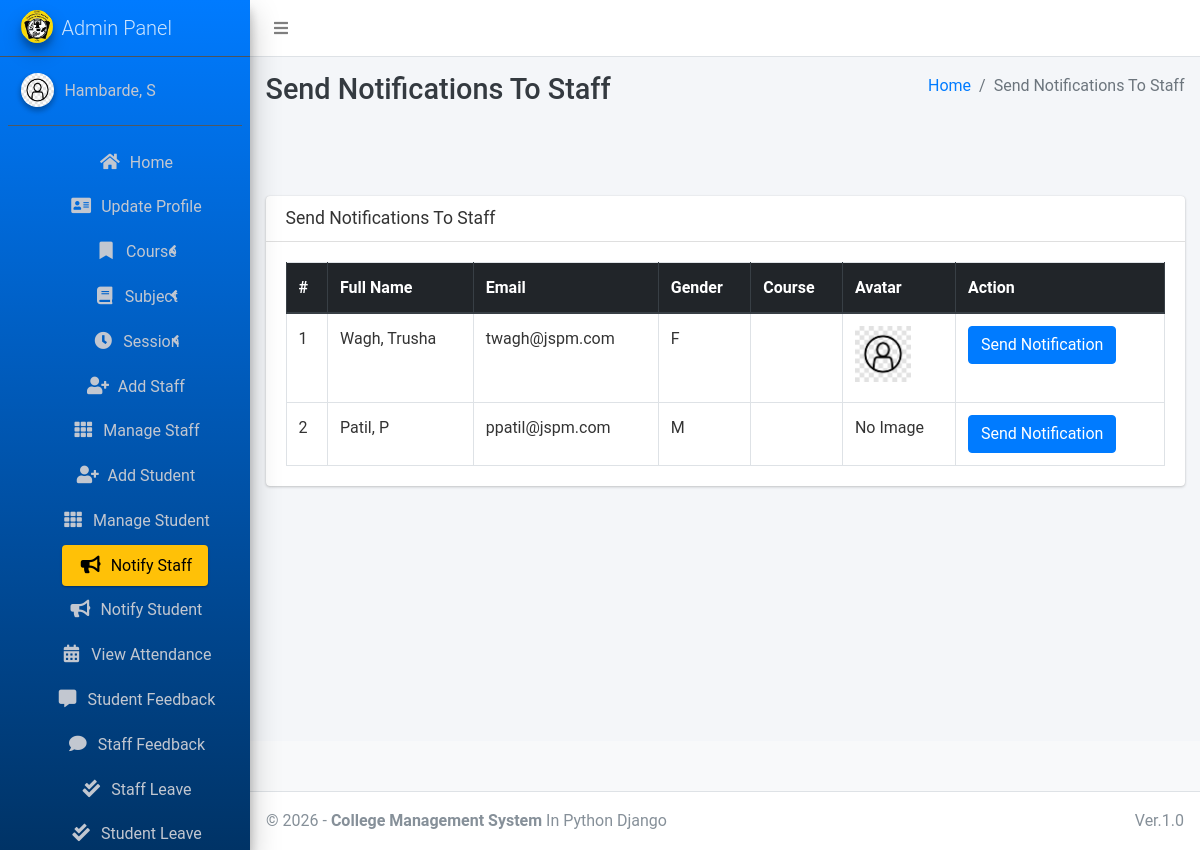
The page /admin_notify_staff (signed in) on the database its author committed.
### main_app/models.py (models this page shows)
class CustomUser(AbstractUser):
    USER_TYPE = (("1", "HOD"), ("2", "Staff"), ("3", "Student"))
    GENDER = [("M", "Male"), ("F", "Female")]
    username = None  # Removed username, using email instead
    email = models.EmailField(unique=True)
    user_type = models.CharField(default="1", choices=USER_TYPE, max_length=1)
    gender = models.CharField(max_length=1, choices=GENDER)
    profile_pic = models.ImageField()
    address = models.TextField()
    fcm_token = models.TextField(default="")  # For firebase notifications
    created_at = models.DateTimeField(auto_now_add=True)
    updated_at = models.DateTimeField(auto_now=True)
    USERNAME_FIELD = "email"
    REQUIRED_FIELDS = []
    objects = CustomUserManager()
    def __str__(self):
        return self.last_name + ", " + self.first_name

### main_app/hod_views.py (the view)
# urls.py: path("admin_notify_staff", hod_views.admin_notify_staff,
def admin_notify_staff(request):
    staff = CustomUser.objects.filter(user_type='2')
    context = {
        'page_title': "Send Notifications To Staff",
        'allStaff': staff
    }
    return render(request, "hod_template/staff_notification.html", context)

### main_app/templates/hod_template/staff_notification.html (shortened to what this page needs)
{% extends 'main_app/base.html' %}
{% load static %}
{% block page_title %}{{page_title}}{% endblock page_title %}
{% block content %}
<section class="content">
    <div class="container-fluid">
        <div class="row">
            <div class="col-md-12">
                <div class="card">
                    <div class="card-header">
                        <h3 class="card-title">{{page_title}}</h3>
                    </div>
                    <div class="card-body">
                        <table id="example2" class="table table-bordered table-hover">
                            <thead class="thead-dark">
                                <tr>
                                    <th>#</th>
                                    <th>Full Name</th>
                                    <th>Email</th>
                                    <th>Gender</th>
                                    <th>Course</th>
                                    <th>Avatar</th>
                                    <th>Action</th>
                                </tr>
                            </thead>
                            <tbody>
                                {% for staff in allStaff %}
                                <tr>
                                    <td>{{ forloop.counter }}</td>
                                    <td>{{staff.last_name}}, {{staff.first_name}}</td>
                                    <td>{{staff.email}}</td>
                                    <td>{{staff.gender}}</td>
                                    <td>{{staff.staff.course.name}}</td>
                                    <td>
                                        {% if staff.profile_pic == ""  %}
                                        No Image
                                        {% else %}
                                        <img class="img img-fluid mb-2" height="56" width="56"
                                            src="{{staff.profile_pic}}" alt="">
                                        {% endif %}
                                    </td>
                                    <td><button data-toggle = "modal" data-target = "#myModal"class="btn btn-primary show_notification" value="{{staff.id}}">Send Notification</button>
                                    </td>
                                </tr>
                                {% endfor %}
                            </tbody>
                        </table>
                    </div>
                </div>
            </div>
        </div>
    </div>
</section>
{% endblock content %}

### main_app/templates/main_app/sidebar_template.html (shortened to what this page needs)
{% load static %}
<aside class="main-sidebar sidebar-dark-info elevation-4">
    {% if request.user.user_type == '1' %}
    <a href="{% url 'admin_home' %}" class="brand-link">
        <img src="{% static 'main_app/images/JSCOE_logo.png' %} " alt="JSCOE Logo"
            class="brand-image img-circle elevation-3" >
        <span class="brand-text font-weight-light">Admin Panel</span>
    </a>
    <div class="sidebar">
        <div class="user-panel mt-3 pb-3 mb-3 d-flex">
            <div class="image">
                <img src="{{ request.user.profile_pic}}" class="img-circle elevation-2" alt="User Image">
            </div>
            <div class="info">
                <a href="#" class="d-block">{{user}}</a>
            </div>
        </div>
        <nav class="mt-2">
            <ul class="nav nav-pills nav-sidebar flex-column" data-widget="treeview" role="menu" data-accordion="false">
                <li class="nav-item">
                    {% url 'admin_home' as admin_home %}
                    <a href="{{admin_home}}" class="nav-link {% if admin_home == request.path %} active {% endif %}">
                        <i class="nav-icon fas fa-home"></i>
                        <p>
                            Home
                        </p>
                    </a>
                </li>
                <li class="nav-item">
                    {% url 'admin_view_profile' as admin_view_profile %}
                    <a href="{{admin_view_profile}}"
                        class="nav-link {% if admin_view_profile == request.path %} active {% endif %}">
                        <i class="nav-icon fas fa-address-card"></i>
                        <p>
                            Update Profile
                        </p>
                    </a>
                </li>
                <li class="nav-item has-treeview">
                    <a href="#" class="nav-link">
                        <i class="nav-icon fas fa-bookmark"></i>
                        <p>
                            Course
                            <i class="fas fa-angle-left right"></i>
                        </p>
                    </a>
                </li>
                <li class="nav-item has-treeview">
                    <a href="#" class="nav-link">
                        <i class="nav-icon fas fa-book"></i>
                        <p>
                            Subject
                            <i class="fas fa-angle-left right"></i>
                        </p>
                    </a>
                </li>
                <li class="nav-item has-treeview">
                    <a href="#" class="nav-link">
                        <i class="nav-icon fas fa-clock"></i>
                        <p>
                            Session
                            <i class="fas fa-angle-left right"></i>
                        </p>
                    </a>
                </li>
                <li class="nav-item">
                    {% url 'add_staff' as add_staff %}
                    <a href="{{add_staff}}" class="nav-link {% if add_staff == request.path %} active {% endif %}">
                        <i class="nav-icon fas fa-user-plus"></i>
                        <p>
                            Add Staff
                        </p>
                    </a>
                </li>
                <li class="nav-item">
                    {% url 'manage_staff' as manage_staff %}
                    {% url 'edit_staff' staff_id as edit_staff %}
                    <a href="{{manage_staff}}"
                        class="nav-link {% if manage_staff == request.path or request.path == edit_staff %} active {% endif %}">
                        <i class="nav-icon fas fa-th"></i>
                        <p>
                            Manage Staff
                        </p>
                    </a>
                </li>
                <li class="nav-item">
                    {% url 'add_student' as add_student%}
                    <a href="{{add_student}}" class="nav-link  {% if add_student == request.path %} active {% endif %}">
                        <i class="nav-icon fas fa-user-plus"></i>
                        <p>
                            Add Student
                        </p>
                    </a>
                </li>
                <li class="nav-item">
                    {% url 'manage_student' as manage_student %}
                    {% url 'edit_student' student_id as edit_student %}
                    <a href="{{manage_student}}"
                        class="nav-link  {% if edit_student == request.path or manage_student == request.path %} active {% endif %}">
                        <i class="nav-icon fas fa-th"></i>
                        <p>
                            Manage Student
                        </p>
                    </a>
                </li>
                <li class="nav-item">
                    {% url 'admin_notify_staff' as admin_notify_staff %}
                    <a href="{{admin_notify_staff}}"
                        class="nav-link {% if admin_notify_staff == request.path %} active {% endif %}">
                        <i class="nav-icon fas fa-bullhorn"></i>
                        <p>
                            Notify Staff
                        </p>
                    </a>
                </li>
                <li class="nav-item">
                    {% url 'admin_notify_student' as admin_notify_student %}
                    <a href="{{admin_notify_student}}"
                        class="nav-link {% if admin_notify_student == request.path %} active {% endif %}">
                        <i class="nav-icon fas fa-bullhorn"></i>
                        <p>
                            Notify Student
                        </p>
                    </a>
                </li>
                <li class="nav-item">
                    {% url 'admin_view_attendance' as admin_view_attendance %}
                <li class="nav-item">
                    <a href="{{admin_view_attendance}}"
                        class="nav-link  {% if admin_view_attendance == request.path %} active {% endif %}">
                        <i class="nav-icon fas fa-calendar-alt"></i>
                        <p>
                            View Attendance
                        </p>
                    </a>
                </li>
                <li class="nav-item">
                    {% url 'student_feedback_message' as student_feedback_message %}
                    <a href="{{ student_feedback_message }}"
                        class="nav-link  {% if student_feedback_message == request.path %} active {% endif %}">
                        <i class="nav-icon fas fa-comment-alt"></i>
                        <p>
                            Student Feedback
                        </p>
                    </a>
                </li>
                <li class="nav-item">
                    {% url 'staff_feedback_message' as staff_feedback_message %}
                    <a href="{{staff_feedback_message}}"
                        class="nav-link   {% if staff_feedback_message == request.path %} active {% endif %}">
                        <i class="nav-icon fas fa-comment"></i>
                        <p>
                            Staff Feedback
                        </p>
                    </a>
                </li>
                <li class="nav-item">
                    {% url 'view_staff_leave' as view_staff_leave %}
                    <a href="{{view_staff_leave}}"
                        class="nav-link  {% if view_staff_leave == request.path %} active {% endif %}">
                        <i class="nav-icon fas fa-check-double"></i>
                        <p>
                            Staff Leave
                        </p>
                    </a>
                </li>
                <li class="nav-item">
                    {% url 'view_student_leave' as view_student_leave %}
                    <a href="{% url 'view_student_leave' %}"
                        class="nav-link  {% if view_student_leave == request.path %} active {% endif %}">
                        <i class="nav-icon fas fa-check-double"></i>
                        <p>
                            Student Leave
                        </p>
                    </a>
                </li>
                                        {% endif %}
                                    </ul>
                                </nav>
                            </div>
</aside>

### main_app/static/main_app/css/home.css (style rules this page uses)
:root { --primary-color: #007bff; --secondary-color: #003366; --bg-color: #f8f9fa; --card-shadow: 0 2px 10px rgba(0,0,0,0.1); --border-radius: 10px; }
* { margin: 0; padding: 0; box-sizing: border-box; }
body { font-family: 'Roboto', sans-serif; line-height: 1.6; color: #333; background-color: var(--bg-color); }
a { text-decoration: none; color: var(--primary-color); }
nav ul { display: flex; list-style: none; justify-content: flex-end; align-items: center; }
nav ul li { margin-left: 20px; }
nav ul li a { color: white; padding: 10px; display: block; }
section { margin-bottom: 50px; }

### main_app/templates/main_app/base.html (style rules this page uses)
.main-sidebar { background: linear-gradient(180deg, #007bff 0%, #003366 100%) !important; }
.sidebar-dark-info { background: linear-gradient(180deg, #007bff 0%, #003366 100%) !important; }
.nav-sidebar > .nav-item > .nav-link.active, .nav-link.active { background-color: #ffc107 !important; color: #000 !important; }

### rows shown on the page
CustomUser: user.profile_pic (picture), last_name+first_name "Hambarde, S"
CustomUser: last_name "Wagh", first_name "Trusha", email "twagh@jspm.com", gender "F", profile_pic (placeholder picture), {{ staff.id }} 3 (drawn)
CustomUser: last_name "Patil", first_name "P", email "ppatil@jspm.com", gender "M", profile_pic "No Image", {{ staff.id }} 5 (drawn)

### other values the page prints
{{ page_title }} "Send Notifications To Staff"
